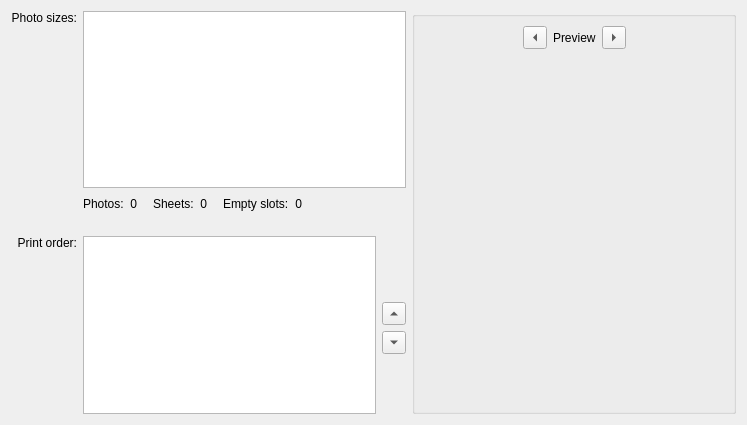
<?xml version="1.0" encoding="UTF-8"?>
<ui version="4.0">
 <class>PhotoPage</class>
 <widget class="QWidget" name="PhotoPage">
  <property name="geometry">
   <rect>
    <x>0</x>
    <y>0</y>
    <width>747</width>
    <height>425</height>
   </rect>
  </property>
  <layout class="QGridLayout" name="gridLayout_3">
   <item row="0" column="0">
    <widget class="QLabel" name="TextLabel2_10">
     <property name="text">
      <string>Photo sizes:</string>
     </property>
     <property name="alignment">
      <set>Qt::AlignRight|Qt::AlignTop|Qt::AlignTrailing</set>
     </property>
     <property name="buddy">
      <cstring>ListPhotoSizes</cstring>
     </property>
    </widget>
   </item>
   <item row="0" column="1">
    <widget class="QListWidget" name="ListPhotoSizes"/>
   </item>
   <item row="0" column="2" rowspan="4">
    <widget class="QGroupBox" name="groupBox">
     <property name="title">
      <string/>
     </property>
     <layout class="QVBoxLayout" name="verticalLayout">
      <item>
       <layout class="QHBoxLayout" name="horizontalLayout_2">
        <item>
         <spacer name="horizontalSpacer_4">
          <property name="orientation">
           <enum>Qt::Horizontal</enum>
          </property>
          <property name="sizeHint" stdset="0">
           <size>
            <width>40</width>
            <height>20</height>
           </size>
          </property>
         </spacer>
        </item>
        <item>
         <widget class="QToolButton" name="BtnPreviewPageDown">
          <property name="maximumSize">
           <size>
            <width>30</width>
            <height>32767</height>
           </size>
          </property>
          <property name="toolTip">
           <string>Previous photo</string>
          </property>
          <property name="whatsThis">
           <string>Previous photo</string>
          </property>
          <property name="text">
           <string>&lt;</string>
          </property>
          <property name="arrowType">
           <enum>Qt::LeftArrow</enum>
          </property>
         </widget>
        </item>
        <item>
         <widget class="QLabel" name="LblPreview">
          <property name="text">
           <string>Preview</string>
          </property>
         </widget>
        </item>
        <item>
         <widget class="QToolButton" name="BtnPreviewPageUp">
          <property name="maximumSize">
           <size>
            <width>30</width>
            <height>32767</height>
           </size>
          </property>
          <property name="toolTip">
           <string>Next page</string>
          </property>
          <property name="whatsThis">
           <string>Next page</string>
          </property>
          <property name="text">
           <string>&gt;</string>
          </property>
          <property name="arrowType">
           <enum>Qt::RightArrow</enum>
          </property>
         </widget>
        </item>
        <item>
         <spacer name="horizontalSpacer_6">
          <property name="orientation">
           <enum>Qt::Horizontal</enum>
          </property>
          <property name="sizeHint" stdset="0">
           <size>
            <width>40</width>
            <height>20</height>
           </size>
          </property>
         </spacer>
        </item>
       </layout>
      </item>
      <item>
       <widget class="QLabel" name="BmpFirstPagePreview">
        <property name="sizePolicy">
         <sizepolicy hsizetype="Fixed" vsizetype="Preferred">
          <horstretch>0</horstretch>
          <verstretch>0</verstretch>
         </sizepolicy>
        </property>
        <property name="minimumSize">
         <size>
          <width>300</width>
          <height>300</height>
         </size>
        </property>
        <property name="alignment">
         <set>Qt::AlignCenter</set>
        </property>
       </widget>
      </item>
      <item>
       <spacer name="verticalSpacer">
        <property name="orientation">
         <enum>Qt::Vertical</enum>
        </property>
        <property name="sizeHint" stdset="0">
         <size>
          <width>20</width>
          <height>66</height>
         </size>
        </property>
       </spacer>
      </item>
     </layout>
    </widget>
   </item>
   <item row="1" column="1">
    <layout class="QHBoxLayout" name="horizontalLayout_3">
     <item>
      <widget class="QLabel" name="TextLabel4_2">
       <property name="text">
        <string>Photos:</string>
       </property>
      </widget>
     </item>
     <item>
      <widget class="QLabel" name="LblPhotoCount">
       <property name="text">
        <string>&lt;p align=&quot;right&quot;&gt;0&lt;/p&gt;</string>
       </property>
      </widget>
     </item>
     <item>
      <spacer name="horizontalSpacer">
       <property name="orientation">
        <enum>Qt::Horizontal</enum>
       </property>
       <property name="sizeType">
        <enum>QSizePolicy::Fixed</enum>
       </property>
       <property name="sizeHint" stdset="0">
        <size>
         <width>10</width>
         <height>20</height>
        </size>
       </property>
      </spacer>
     </item>
     <item>
      <widget class="QLabel" name="TextLabel4">
       <property name="text">
        <string>Sheets:</string>
       </property>
      </widget>
     </item>
     <item>
      <widget class="QLabel" name="LblSheetsPrinted">
       <property name="text">
        <string>&lt;p align=&quot;right&quot;&gt;0&lt;/p&gt;</string>
       </property>
      </widget>
     </item>
     <item>
      <spacer name="horizontalSpacer_2">
       <property name="orientation">
        <enum>Qt::Horizontal</enum>
       </property>
       <property name="sizeType">
        <enum>QSizePolicy::Fixed</enum>
       </property>
       <property name="sizeHint" stdset="0">
        <size>
         <width>10</width>
         <height>20</height>
        </size>
       </property>
      </spacer>
     </item>
     <item>
      <widget class="QLabel" name="TextLabel6">
       <property name="text">
        <string>Empty slots:</string>
       </property>
      </widget>
     </item>
     <item>
      <widget class="QLabel" name="LblEmptySlots">
       <property name="text">
        <string>&lt;p align=&quot;right&quot;&gt;0&lt;/p&gt;</string>
       </property>
      </widget>
     </item>
     <item>
      <spacer name="horizontalSpacer_5">
       <property name="orientation">
        <enum>Qt::Horizontal</enum>
       </property>
       <property name="sizeHint" stdset="0">
        <size>
         <width>40</width>
         <height>20</height>
        </size>
       </property>
      </spacer>
     </item>
    </layout>
   </item>
   <item row="2" column="1">
    <spacer name="verticalSpacer_2">
     <property name="orientation">
      <enum>Qt::Vertical</enum>
     </property>
     <property name="sizeType">
      <enum>QSizePolicy::Fixed</enum>
     </property>
     <property name="sizeHint" stdset="0">
      <size>
       <width>20</width>
       <height>10</height>
      </size>
     </property>
    </spacer>
   </item>
   <item row="3" column="0">
    <widget class="QLabel" name="label">
     <property name="text">
      <string>Print order:</string>
     </property>
     <property name="alignment">
      <set>Qt::AlignRight|Qt::AlignTop|Qt::AlignTrailing</set>
     </property>
     <property name="buddy">
      <cstring>ListPrintOrder</cstring>
     </property>
    </widget>
   </item>
   <item row="3" column="1">
    <layout class="QGridLayout" name="gridLayout">
     <item row="0" column="0" rowspan="4">
      <widget class="QListWidget" name="ListPrintOrder"/>
     </item>
     <item row="0" column="1">
      <spacer name="verticalSpacer_3">
       <property name="orientation">
        <enum>Qt::Vertical</enum>
       </property>
       <property name="sizeHint" stdset="0">
        <size>
         <width>17</width>
         <height>60</height>
        </size>
       </property>
      </spacer>
     </item>
     <item row="3" column="1">
      <spacer name="verticalSpacer_4">
       <property name="orientation">
        <enum>Qt::Vertical</enum>
       </property>
       <property name="sizeHint" stdset="0">
        <size>
         <width>20</width>
         <height>60</height>
        </size>
       </property>
      </spacer>
     </item>
     <item row="4" column="0">
      <layout class="QHBoxLayout" name="horizontalLayout"/>
     </item>
     <item row="1" column="1">
      <widget class="QToolButton" name="BtnPrintOrderUp">
       <property name="font">
        <font/>
       </property>
       <property name="toolTip">
        <string>Move selected photo Up</string>
       </property>
       <property name="whatsThis">
        <string>Move selected photo Up</string>
       </property>
       <property name="text">
        <string comment="Move Up">Up</string>
       </property>
       <property name="arrowType">
        <enum>Qt::UpArrow</enum>
       </property>
      </widget>
     </item>
     <item row="2" column="1">
      <widget class="QToolButton" name="BtnPrintOrderDown">
       <property name="font">
        <font/>
       </property>
       <property name="toolTip">
        <string>Move selected photo Down</string>
       </property>
       <property name="whatsThis">
        <string>Move selected photo Down</string>
       </property>
       <property name="text">
        <string>Down</string>
       </property>
       <property name="arrowType">
        <enum>Qt::DownArrow</enum>
       </property>
      </widget>
     </item>
    </layout>
   </item>
  </layout>
 </widget>
 <tabstops>
  <tabstop>ListPhotoSizes</tabstop>
  <tabstop>ListPrintOrder</tabstop>
  <tabstop>BtnPrintOrderUp</tabstop>
  <tabstop>BtnPrintOrderDown</tabstop>
  <tabstop>BtnPreviewPageDown</tabstop>
  <tabstop>BtnPreviewPageUp</tabstop>
 </tabstops>
 <resources/>
 <connections/>
</ui>
